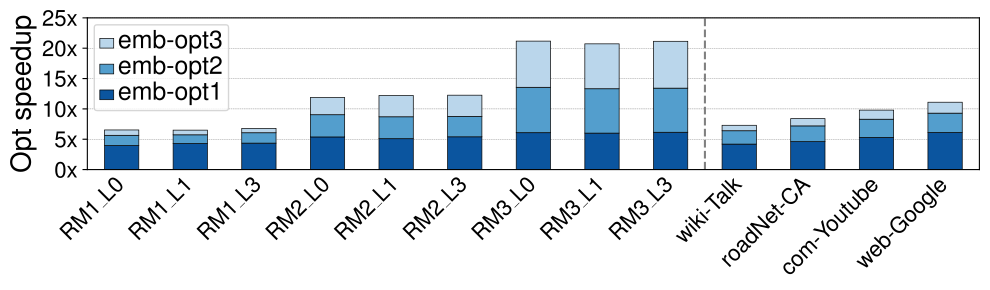

Write the Python code that produced this figure.

import numpy as np
import matplotlib.pyplot as plt
from default_config import *
from matplotlib.ticker import AutoLocator, ScalarFormatter

def set_titles(ax, title, xtitle, ytitle, title_fontsize,
               xtitle_fontsize, ytitle_fontsize, ylabel_fontsize):
    ax.set_title(title, fontsize=title_fontsize)
    ax.set_xlabel(xtitle, fontsize=xtitle_fontsize)
    ax.set_ylabel(ytitle, fontsize=ytitle_fontsize)
    for item in ax.get_yticklabels():
        item.set_fontsize(ylabel_fontsize)
    for item in ax.get_xticklabels():
        item.set_fontsize(xlabel_fontsize)

title = ""
figure_size = (10,3)
xtitle = ''
ytitle = 'Opt speedup'
bbox = (-0.01, 0.78)
legend_ncol = 3
legend_loc = 3

xtitle_fontsize=20      # x axis title
ytitle_fontsize=20      # y axis title
xlabel_fontsize=16      # x axis labels
ylabel_fontsize=16      # y axis labels
xticks_rotation = 45


# From gem5 simulator
o3_cycles = [3596370, 3773389, 2143108, 3823321, 3602097, 2912381, 3136845, 2902392, 2516575, 48132732, 13527835, 8959858, 160584040]
o2_cycles = [4156513, 4280459, 2397315, 5024453, 5055357, 4071356, 4897272, 4514832, 3964262, 54901397, 15782474, 10579109, 191664822]
o1_cycles = [5930378, 5717256, 3337547, 8442575, 8640787, 6612184, 10922205, 10006250, 8650471, 83659272, 24703003, 16567285, 292210302]
o0_cycles = [23484296, 24527029, 14551703, 45421053, 43981604, 35705791, 66407009, 60137562, 53200396, 351368944, 113633814, 87806608, 1782482844]

o1_speedup = [o0c/o1c for o0c, o1c in zip(o0_cycles, o1_cycles)]
o2_speedup = [o0c/o2c - o1s for o0c, o2c, o1s in zip(o0_cycles, o2_cycles, o1_speedup)]
o3_speedup = [o0c/o3c - o1s - o2s for o0c, o3c, o1s, o2s in zip(o0_cycles, o3_cycles, o1_speedup, o2_speedup)]

experiments = [
    'RM1_L0',
    'RM1_L1',
    'RM1_L3',
    'RM2_L0',
    'RM2_L1',
    'RM2_L3',
    'RM3_L0',
    'RM3_L1',
    'RM3_L3',
    'wiki-Talk',
    'roadNet-CA',
    'com-Youtube',
    'web-Google',
    ]


# labels, use benchmark names
xticks = experiments

# column names
if auto_column_names:
    legend = ['emb-opt1','emb-opt2','emb-opt3']
    column_ids_data = range(1, len(legend)+1)

ind = np.arange(len(xticks))    # the x locations for the groups
barwidth = 1.0/(2)  # the width of the bars
spacing = barwidth / (2)

# create a new figure and axes instance
fig = plt.figure(figsize=figure_size) # figure size specified in config
ax = fig.add_subplot(111)

ylim = (0, 25)

# Set ylim and xlim
if ylim:
    ax.set_ylim(*ylim)
    ax.set_xlim(right=len(ind))

if yticks != None:
    ax.set_yticks(yticks)

ax.set_yscale('linear')
ax.yaxis.set_major_formatter(ScalarFormatter())
ax.set_xscale(xscale)

# Generate all bars

import seaborn as sns
colors = sns.color_palette(palette='Blues')

rects = []
left_empty = barwidth
rects.append(ax.bar(x=left_empty+ind, height=o1_speedup, width=barwidth, alpha=1,
                    color=colors[5], ecolor='black', edgecolor='black', linewidth=0.5))
rects.append(ax.bar(x=left_empty+ind, bottom=o1_speedup, height=o2_speedup, width=barwidth, alpha=1,
                    color=colors[3], ecolor='black', edgecolor='black', linewidth=0.5))
rects.append(ax.bar(x=left_empty+ind, bottom=[a + b for a,b in zip(o1_speedup, o2_speedup)], height=o3_speedup,
                    width=barwidth, alpha=1, color=colors[1], ecolor='black', edgecolor='black', linewidth=0.5))

# general formating
set_titles(ax, title, xtitle, ytitle, title_fontsize,
           xtitle_fontsize, ytitle_fontsize, ylabel_fontsize)


# xticks possition and labels
ax.set_xticks(ind + left_empty + 0.1)
ax.set_xticklabels(xticks, fontsize=xlabel_fontsize, rotation=xticks_rotation, ha="right")
ax.tick_params(axis='x',length=0)
plt.gcf().subplots_adjust(bottom=0.2)

# Set custom ticks on the y-axis using FuncFormatter
from matplotlib.ticker import FuncFormatter
def x_ticks(y, pos):
    return f'{int(y)}x'
ax.yaxis.set_major_formatter(FuncFormatter(x_ticks))

ax.axvline(9, color='gray', linestyle='--')

# legend
if do_legend:
    leg = ax.legend([a[0] for a in rects],
                    legend,
                    loc=0,
                    ncol=1,
                    #frameon=True,
                    #borderaxespad=1.,
                    #bbox_to_anchor=bbox,
                    handlelength=1,         # Shorter lines in legend
                    handletextpad=0.3,      # Reduce space between legend marker and text
                    labelspacing=0.2,       # Reduce vertical space between labels
                    fancybox=True,
                    reverse=True)
    for t in leg.get_texts():
        t.set_fontsize(legend_fontsize)    # the legend text fontsize
else:
    leg = ax.legend([], frameon=False)
# Draw horizontal lines
for line in hlines:
    ax.axhline(**line)
# Draw text labels
for text in text_labels:
    ax.text(**text)
# Graph shrinking if desired, no shrinking by default
box = ax.get_position()
ax.set_position([box.x0, box.y0, box.width * shrink_width_factor, box.height * shrink_height_factor])
ax.set_axisbelow(True)
if line_split:
    ax2.set_axisbelow(True)
plt.gca().yaxis.grid(color='0.5', linestyle='--', linewidth=0.3)
plt.tight_layout()
plt.savefig("fig_13.pdf",bbox_inches='tight')
